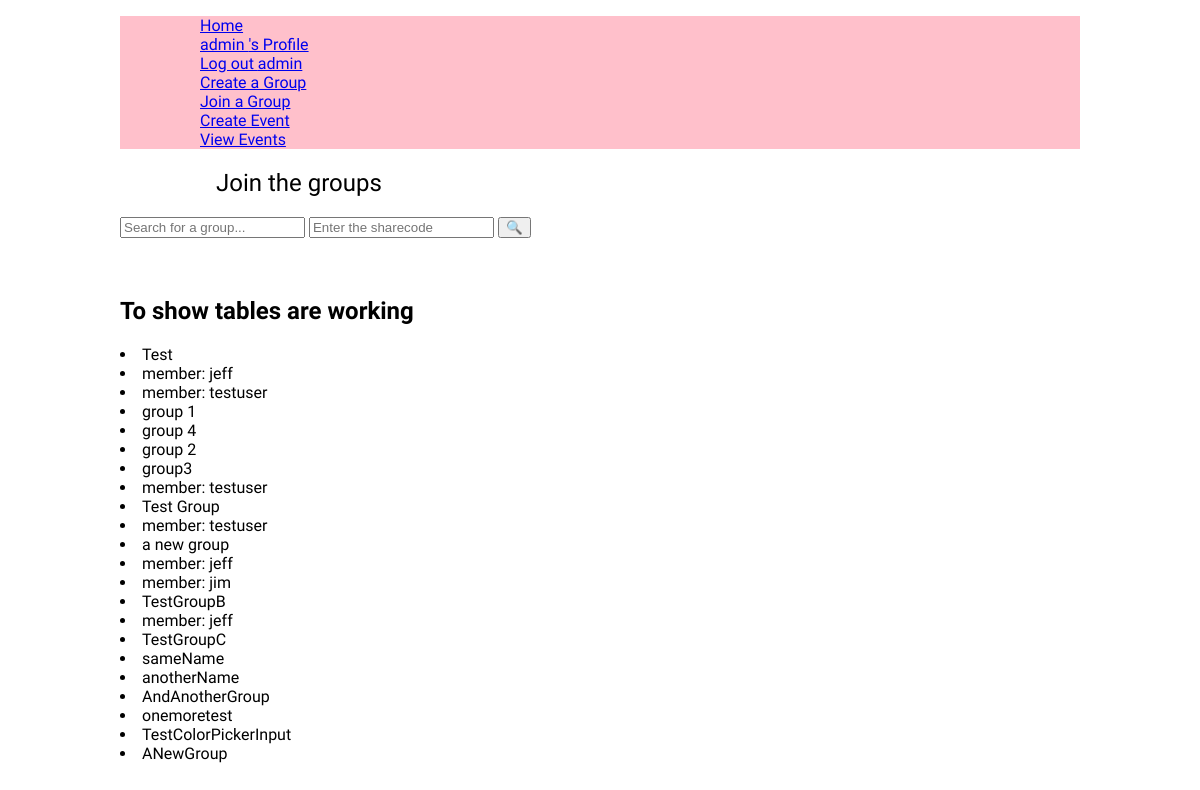
/group/join/ (signed in), run on an earlier commit of the app's database.
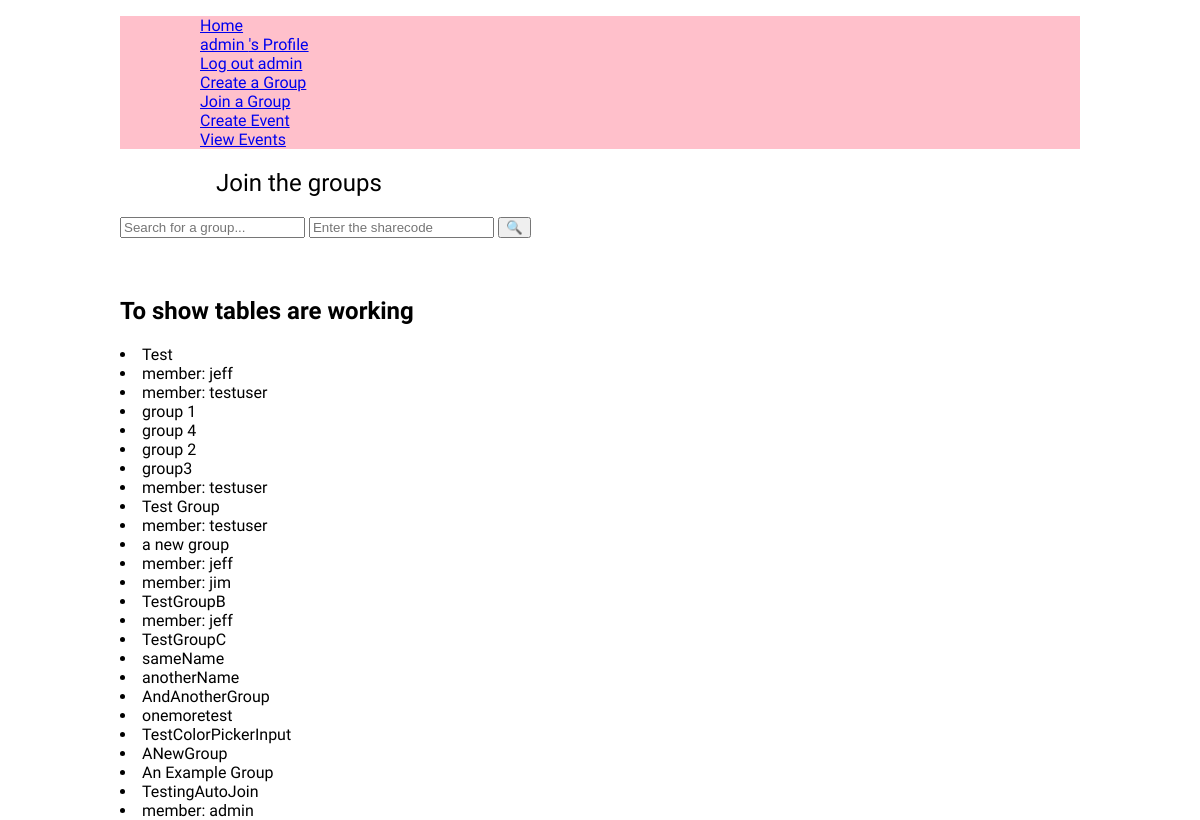
And on a later commit of the database.
### user_profile/models.py (models this page shows, shortened)
class CustomUser(AbstractUser):
    location = models.CharField(max_length=100, blank=True)
    phone_number = models.CharField( max_length=50, blank=True)
    date_joined = models.DateTimeField( auto_now_add=True)

### group_profile/models.py (models this page shows, shortened)
class GroupProfile(models.Model):
    members = models.ManyToManyField(CustomUser, through="UserGroupLink")
    GroupName = models.CharField(blank=False, max_length=128, unique=True)
    GroupColour = models.CharField(blank=False, default='#FFFFFF', max_length=7) #hex colour value, should link to color picker hex on the html side
    DateCreated = models.DateTimeField(auto_now_add=True,)#add the date it was created automatically
    GroupShareCode = models.CharField(
        blank=False,
        max_length=12,
        default=GenerateRandomShareCode
        )

### group_profile/views.py (the view)
# urls.py: path('join/', views.list_group, name='join'),
@login_required
def list_group(request):
    response=""
    if request.method == "POST":
        group_query = request.POST.get("group_search","")
        sharecode_query = request.POST.get("sharecode_test", "")
        if not group_query or not sharecode_query:
            print(group_query)
            response = "Request to join failed - Enter the exact name and sharecode again"
        else:
            group = GroupProfile.objects.filter(GroupName__iexact=group_query, GroupShareCode=sharecode_query).first()
            group.members.add(request.user, through_defaults={'status': 2})
            response = "Correct credentials entered. You are being added to the group"
    else:
        group_query=""
        sharecode_query=""
    groups = GroupProfile.objects.filter(GroupName__contains=group_query , GroupShareCode__contains=sharecode_query)#remove after testing
    return render(request, 'group_profile/join.html', {'groups': groups, 'response': response})

### group_profile/templates/group_profile/join.html (shortened to what this page needs)
{% extends "base.html" %}
{% load static %}
{% block content %}
    <section>
        <h1>Join the groups</h1>
            <form  method="post">
                <input type="text" name="group_search" value ="{{group_search}}"placeholder="Search for a group...">
                <input type="text" name="sharecode_test" value ="{{sharecode_test}}"placeholder="Enter the sharecode">
                <button type="submit">🔍</button>
            </form>
            <br>
        <h2>To show tables are working</h2>
        {% for group in groups %}
        <li>{{group.GroupName}}</li>
            {% for user in group.members.all %}
            <li>member: {{user.username}}</li>
            {% endfor %}
        {% endfor %}
    </section>
{% endblock content %}

### armonario_proj/templates/base.html (shortened to what this page needs)
{% extends "layout.html" %}
{% load static %}

### armonario_proj/templates/layout.html (shortened to what this page needs)
{% load static %}
{% url 'home' as home_url %}
{% url "profile" as profile_url %}
<!DOCTYPE html>
<html lang="en">
<head>
    <link rel="stylesheet" href="{% static 'css/style.css' %}">
</head>
<body>
    <header>
        <div>
            <nav>
                <ul>
                    {% if request.path != '/' %}
                        <ul><a href="/">Home</a></ul>
                    {% endif %}
                    {% if user.is_authenticated %}
                        <ul><a href="{% url "user:profile" %}">{{user.username}} 's Profile</a></ul>
                        <ul><a href="{% url "user:logout" %}">Log out {{user.username}}</a></ul>
                        <ul><a href="{% url "group:create" %}">Create a Group</a></ul>
                        <ul><a href="{% url "group:join" %}">Join a Group</a></ul>
                        <ul><a href="{% url "event:create" %}">Create Event</a></ul>
                        <ul><a href="{% url "calendar:list" %}">View Events</a></ul>
                    {% else %}
                        <ul><a href="{% url "user:login" %}">Log in</a></ul>
                        <ul><a href="{% url "user:register" %}">Register</a></ul>
                    {% endif %}
                </ul>
            </nav>
        </div>
    </header>
    <main >
        {% block content %}{% endblock content %}
    </main>
</body>
</html>

### armonario_proj/static/css/style.css (style rules this page uses)
:root { --title-font: "Tagesschrift", system-ui; --secondary-font: "Yuji Syuku", serif; }
h1 { font-family: var(--title-font); font-weight: 400; padding-left: 10%; }
body { margin: auto; width: 80%; font-family: var(--secondary-font); min-height: 100dvh; }
header { background-color: pink; }

What changed in the data, as far as the page shows it:
added GroupProfile: GroupName "An Example Group"
added GroupProfile: GroupName "TestingAutoJoin", CustomUser (username "admin")
